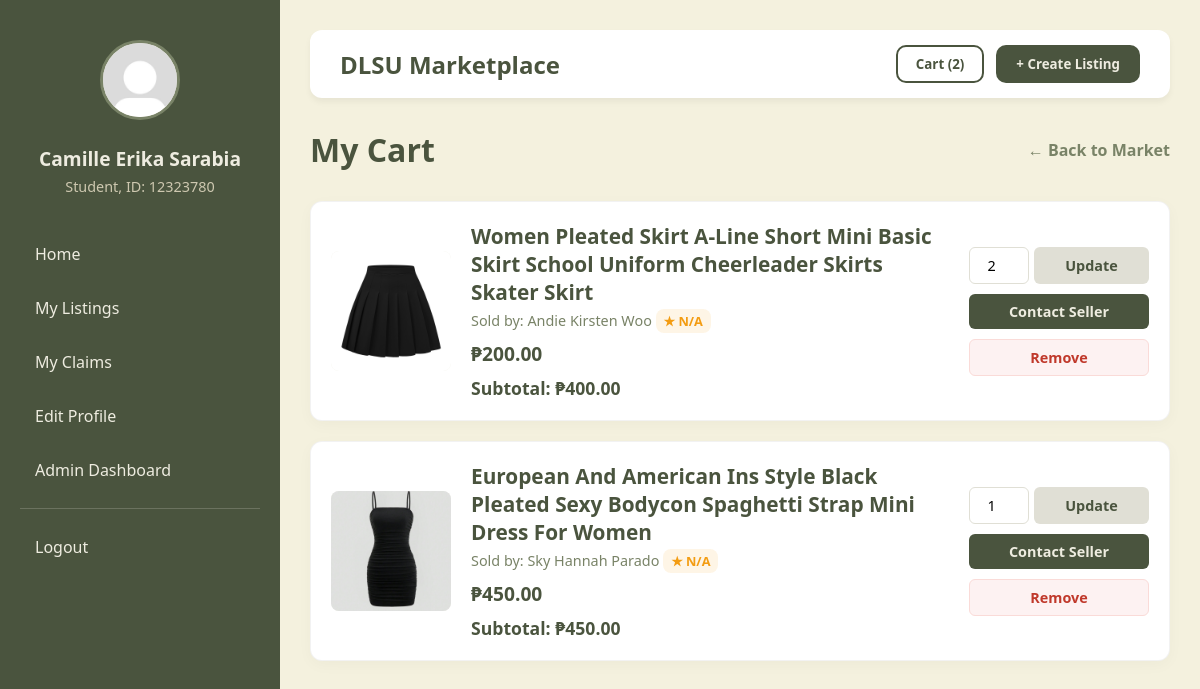
Page /viewcart.php (signed in) on the committed database.
### tables this page shows
CREATE TABLE `cart` (
  `cart_id` int NOT NULL,
  `buyer_id` int NOT NULL,
  `listing_id` int NOT NULL,
  `quantity` int NOT NULL DEFAULT '1',
  `added_at` timestamp NULL DEFAULT CURRENT_TIMESTAMP
);

CREATE TABLE `listings` (
  `listing_id` int NOT NULL,
  `seller_id` int NOT NULL,
  `product_name` varchar(150) NOT NULL,
  `description` text NOT NULL,
  `price` decimal(10,2) NOT NULL,
  `quantity` int NOT NULL DEFAULT '1',
  `category1_id` int NOT NULL,
  `category2_id` int DEFAULT NULL,
  `category3_id` int DEFAULT NULL,
  `status` enum('Pending','Available','Reserved','Sold','Rejected') DEFAULT 'Pending',
  `approved_by` int DEFAULT NULL,
  `created_at` timestamp NULL DEFAULT CURRENT_TIMESTAMP,
  `updated_at` timestamp NULL DEFAULT CURRENT_TIMESTAMP ON UPDATE CURRENT_TIMESTAMP
);

### viewcart.php (the view, shortened to what this page needs)
<?php
require 'db.php';
$user_id = $_SESSION['user_id'];
$dlsu_id_number = $_SESSION['dlsu_id_number'];
$first_name = $_SESSION['first_name'];
$last_name = $_SESSION['last_name'];
$full_name = trim($first_name . ' ' . $last_name);
$role = $_SESSION['role'];
$profile_pic = 'profile_pictures/' . $_SESSION['profile_picture'];
$admin_role_id = $_SESSION['admin_role_id'];
$cart_items = [];
$cart_query = "SELECT c.cart_id, c.quantity AS cart_qty,
                      l.listing_id, l.product_name, l.price, l.quantity,
                      CONCAT(u.first_name, ' ', u.last_name) AS seller_name,
                      (SELECT IFNULL(ROUND(AVG(rating_value), 1), 0) FROM ratings WHERE rated_user_id = u.user_id) AS avg_rating,
                      (SELECT image_path FROM listing_images WHERE listing_id = l.listing_id LIMIT 1) AS main_image_path
               FROM cart c
               JOIN listings l ON c.listing_id = l.listing_id
               JOIN users u ON l.seller_id = u.user_id
               WHERE c.buyer_id = ?
               ORDER BY c.added_at DESC";
$stmt = $conn->prepare($cart_query);
$stmt->bind_param('i', $user_id);
$stmt->execute();
$cart_result = $stmt->get_result();
if ($cart_result->num_rows > 0) {
    while ($cart_row = $cart_result->fetch_assoc()) {
        $cart_items[] = $cart_row;
    }
}
?>
<!DOCTYPE html>
<html lang="en">
<head>
    <link rel="stylesheet" href="stylesheets/home.css" />
    <link rel="stylesheet" href="stylesheets/viewcart.css" />
</head>
<body>
    <div class="dashboard-container">
        <aside class="sidebar">
            <div class="user-profile-section">
                <img src="<?= $profile_pic; ?>" alt="Profile" class="nav-logo">
                <div class="user-info-display">
                    <h2 class="user-name"><?= htmlspecialchars($full_name); ?></h2>
                    <p class="user-id"><?= htmlspecialchars("$role, ID: $dlsu_id_number"); ?></p>
                </div>
            </div>
            <nav class="nav-menu">
                <a href="home.php">Home</a>
                <a href="mylistings.php">My Listings</a>
                <a href="myclaims.php">My Claims</a>
                <a href="editprofile.php">Edit Profile</a>
                <?php if (!empty($admin_role_id)): ?>
                    <a href="admin_dashboard.php">Admin Dashboard</a>
                <?php endif; ?>
                <hr class="nav-divider">
                <a href="logout.php" class="logout-link">Logout</a>
            </nav>
        </aside>
        <main class="main-content cart-content">
            <header class="top-bar cart-top-bar">
                <form action="viewcart.php" method="POST" class="top-bar-form">
                    <div class="title-header">
                        <h2>DLSU Marketplace</h2>
                    </div>
                    <div class="header-actions">
                        <button type="submit" class="cart-btn" name="action" value="viewcart">Cart (<?= htmlspecialchars(count($cart_items)); ?>)</button>
                        <button type="submit" class="create-listing-btn" name="action" value="createlisting">+ Create Listing</button>
                    </div>
                </form>
            </header>
            <div class="cart-header">
                <h1>My Cart</h1>
                <a href="home.php" class="back-link">← Back to Market</a>
            </div>
            <div class="cart-layout">
                <div class="cart-items-section">
                    <?php if (empty($cart_items)): ?>
                        <div class="empty-cart">
                            <h2>Your cart is currently empty!</h2>
                            <p>Looks like you haven't added anything yet.</p>
                            <a href="home.php" class="browse-btn">Browse Items</a>
                        </div>
                    <?php else: ?>
                        <?php foreach ($cart_items as $item): ?>
                            <div href="<?= "viewitem.php?listing_id=" . $item['listing_id']; ?>" class="cart-item-link">
                                <div class="cart-item-card clickable-card" data-link="<?= "viewitem.php?listing_id=" . $item['listing_id']; ?>">
                                    <div class="item-img-box">
                                        <?php if (!empty($item['main_image_path'])): ?>
                                            <img src="<?= $item['main_image_path']; ?>" alt="Product">
                                        <?php else: ?>
                                            <div class="no-img">No Image</div>
                                        <?php endif; ?>
                                    </div>
                                    <div class="item-details">
                                        <h3 class="item-title"><?= htmlspecialchars($item['product_name']); ?></h3>
                                        <p class="item-seller">
                                            Sold by: <?= htmlspecialchars($item['seller_name']); ?>
                                            <span class="seller-rating">
                                                <?php if ($item['avg_rating'] > 0): ?>
                                                    ★ <?= htmlspecialchars($item['avg_rating']); ?>
                                                <?php else: ?>
                                                    <span class="no-rating">★ N/A</span>
                                                <?php endif; ?>
                                            </span>
                                        </p>
                                        <p class="item-price">₱<?= htmlspecialchars(number_format($item['price'], 2)); ?></p>
                                        <p class="item-subtotal">Subtotal: ₱<?= htmlspecialchars(number_format($item['price'] * $item['cart_qty'], 2)); ?></p>
                                    </div>
                                    <div class="item-actions-panel">
                                        <form action="cart_action.php" method="POST" class="action-form">
                                            <div class="qty-control">
                                                <input type="number" name="new_qty" min="1" max="<?= $item['quantity']; ?>" value="<?= $item['cart_qty']; ?>" class="qty-input">
                                                <button type="submit" name="action" value="updatecart" class="btn update-btn">Update</button>
                                            </div>
                                        </form>
                                        <form action="contact_seller.php" method="POST" class="action-form">
                                            <button type="submit" class="btn contact-btn">Contact Seller</button>
                                        </form>
                                        <form action="cart_action.php" method="POST" class="action-form">
                                            <button type="submit" name="action" value="removefromcart" class="btn remove-btn">Remove</button>
                                        </form>
                                    </div>
                                </div>
                            </div>
                        <?php endforeach; ?>
                    <?php endif; ?>
                </div>
            </div>
        </main>
    </div>
</body>
</html>

### stylesheets/home.css (style rules this page uses)
* { box-sizing: border-box; margin: 0; padding: 0; font-family: "Segoe UI", Tahoma, Geneva, Verdana, sans-serif; }
body { background-color: #f4f1de; color: #333; }
.dashboard-container { display: flex; min-height: 100vh; }
.sidebar { width: 280px; background-color: #4a543e; color: #eeece0; padding: 40px 20px; position: fixed; height: 100vh; display: flex; flex-direction: column; }
.user-profile-section { text-align: center; margin-bottom: 35px; }
.nav-logo { width: 80px; height: 80px; border-radius: 50%; border: 3px solid #798367; margin-bottom: 15px; object-fit: cover; background-color: #eeece0; }
.user-name { font-size: 1.2rem; margin: 5px 0; color: #eeece0; }
.user-id { font-size: 0.9rem; color: #cec8b0; font-weight: 400; }
.nav-menu a { color: #eeece0; text-decoration: none; padding: 12px 15px; display: block; border-radius: 8px; margin-bottom: 8px; transition: 0.2s; }
.nav-divider { border: 0; border-top: 1px solid rgba(238, 236, 224, 0.2); margin: 15px 0; }
.main-content { margin-left: 280px; flex: 1; padding: 30px; }
.top-bar { display: flex; justify-content: space-between; align-items: center; padding: 15px 30px; background: #fff; border-radius: 12px; box-shadow: 0 4px 6px rgba(0, 0, 0, 0.05); margin-bottom: 30px; }
.title-header h2 { color: #4a543e; }
.header-actions { display: flex; gap: 12px; }
.cart-btn { background: transparent; border: 2px solid #4a543e; color: #4a543e; padding: 8px 18px; border-radius: 10px; font-weight: 600; cursor: pointer; transition: 0.3s; }
.create-listing-btn { background: #4a543e; color: #eeece0; border: none; padding: 10px 20px; border-radius: 10px; font-weight: 600; cursor: pointer; }
.cart-item-link { text-decoration: none; color: inherit; display: block; }
.seller-rating { font-size: 0.8rem; font-weight: 700; color: #f39c12; background: rgba(243, 156, 18, 0.1); padding: 3px 8px; border-radius: 8px; white-space: nowrap; }
.item-price { font-size: 1.2rem; font-weight: 700; color: #4a543e; margin-bottom: 4px; }

### stylesheets/viewcart.css (style rules this page uses)
.top-bar-form { display: flex; width: 100%; justify-content: space-between; align-items: center; }
.cart-header { display: flex; justify-content: space-between; align-items: center; margin-bottom: 30px; }
.cart-header h1 { color: #4a543e; font-size: 2rem; }
.back-link { color: #798367; text-decoration: none; font-weight: bold; font-size: 1rem; transition: color 0.2s; }
.cart-layout { display: block; }
.cart-items-section { display: flex; flex-direction: column; gap: 20px; }
.cart-item-link { text-decoration: none; color: inherit; display: block; cursor: pointer; }
.cart-item-card { background: #fff; border-radius: 12px; padding: 20px; display: flex; align-items: center; gap: 20px; box-shadow: 0 4px 15px rgba(0, 0, 0, 0.03); border: 1px solid rgba(0, 0, 0, 0.05); transition: transform 0.25s ease; }
.item-img-box { width: 120px; height: 120px; border-radius: 8px; background: #f4f3ea; overflow: hidden; flex-shrink: 0; }
.item-img-box img { width: 100%; height: 100%; object-fit: cover; }
.item-details { flex: 1; display: flex; flex-direction: column; justify-content: center; }
.item-title { font-size: 1.3rem; color: #4a543e; margin-bottom: 5px; }
.item-seller { font-size: 0.9rem; color: #798367; margin-bottom: 10px; }
.item-subtotal { font-size: 1.1rem; font-weight: bold; color: #4a543e; margin-top: 5px; }
.item-actions-panel { min-width: 180px; display: flex; flex-direction: column; gap: 10px; }
.action-form { margin: 0; width: 100%; }
.qty-control { display: flex; gap: 5px; }
.qty-input { width: 60px; padding: 8px; border: 1px solid #e0dfd5; border-radius: 6px; text-align: center; font-size: 0.9rem; }
.btn { padding: 8px 12px; border: none; border-radius: 6px; font-weight: bold; cursor: pointer; font-size: 0.9rem; transition: 0.2s; width: 100%; text-align: center; }
.update-btn { background: #e0dfd5; color: #4a543e; flex: 1; }
.contact-btn { background: #4a543e; color: #eeece0; }
.remove-btn { background: #fdf2f2; color: #c0392b; border: 1px solid #fadbd8; }

### rows in the picture
cart: shows a picture, listing.product_name "Women Pleated Skirt A-Line Short Mini Basic Skirt School Uniform Cheerleader Skirts Skater Skirt", seller_name "Andie Kirsten Woo", listing.price "200.00", $item['price'] * $item['cart_qty'] "400.00", new_qty "2"
cart: shows a picture, listing.product_name "European And American Ins Style Black Pleated Sexy Bodycon Spaghetti Strap Mini Dress For Women", seller_name "Sky Hannah Parado", listing.price "450.00", $item['price']*$item['cart_qty'] "450.00", new_qty "1"

### other values in the picture
$full_name "Camille Erika Sarabia"
count($cart_items) "2"
